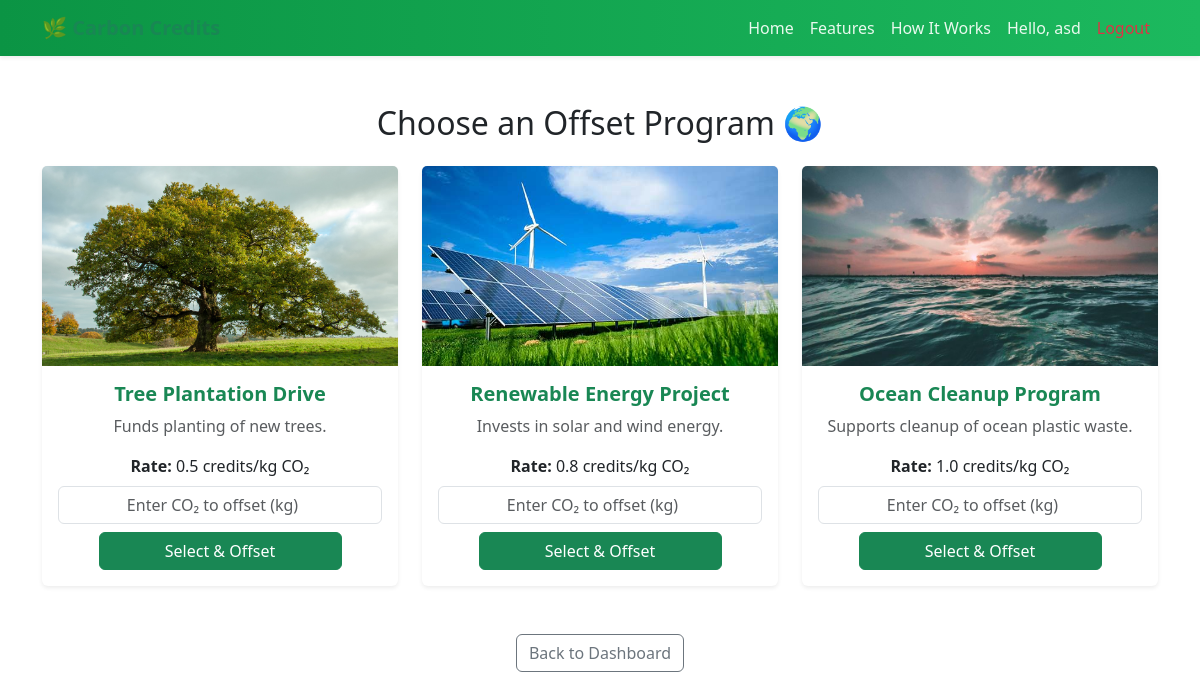
Screenshot of /offset (signed in) with the database file from the repository.
### models.py (models this page shows)
class User(db.Model, UserMixin):
    id = db.Column(db.Integer, primary_key=True)
    username = db.Column(db.String(80), unique=True, nullable=False)
    password = db.Column(db.String(200), nullable=False)
    credits = db.Column(db.Float, default=1000.0)
    wallet_balance = db.Column(db.Float, default=5000.0)

class OffsetProgram(db.Model):
    id = db.Column(db.Integer, primary_key=True)
    name = db.Column(db.String(100), nullable=False)
    description = db.Column(db.Text, nullable=False)
    rate_per_kg = db.Column(db.Float, nullable=False)  # credits required per kg CO2
    created_at = db.Column(db.DateTime, default=datetime.utcnow)
    image = db.Column(db.String(200), nullable=True)

### app.py (the view, shortened to what this page needs)
@app.route('/offset', methods=['GET', 'POST'])
@login_required
def offset():
    message = None
    user = User.query.get(current_user.id)
    programs = OffsetProgram.query.all()
    return render_template('offset.html', programs=programs, message=message, user=user)

### app.py (called while the page is built)
@login_manager.user_loader
def load_user(user_id):
    return User.query.get(int(user_id))

### templates/offset.html (shortened to what this page needs)
{% extends 'base.html' %}
{% block content %}
<div class="container mt-5">
  <h2 class="text-center mb-4">Choose an Offset Program 🌍</h2>
  <div class="row">
  {% for program in programs %}
  <div class="col-md-4 mb-4">
    <div class="card shadow-sm border-0 h-100">
      {% if program.image %}
      <img src="{{ url_for('static', filename='images/' + program.image) }}"
           class="card-img-top" alt="{{ program.name }}"
           style="height: 200px; object-fit: cover;">
      {% endif %}
      <div class="card-body text-center">
        <h5 class="card-title fw-bold text-success">{{ program.name }}</h5>
        <p class="card-text text-muted">{{ program.description }}</p>
        <p class="mb-2"><strong>Rate:</strong> {{ program.rate_per_kg }} credits/kg CO₂</p>
        <form action="{{ url_for('offset') }}" method="POST" class="d-flex flex-column align-items-center">
          <input type="number" step="0.1" name="co2_amount"
                 placeholder="Enter CO₂ to offset (kg)"
                 class="form-control mb-2 text-center" required>
          <button type="submit" class="btn btn-success w-75">Select & Offset</button>
        </form>
      </div>
    </div>
  </div>
  {% endfor %}
</div>
  <div class="text-center mt-4">
    <a href="{{ url_for('dashboard') }}" class="btn btn-outline-secondary">Back to Dashboard</a>
  </div>
</div>
{% endblock %}

### templates/base.html (shortened to what this page needs)
<!DOCTYPE html>
<html lang="en">
<head>
    <link rel="stylesheet" href="{{ url_for('static', filename='style.css') }}">
    <link href="https://cdn.jsdelivr.net/npm/bootstrap@5.3.2/dist/css/bootstrap.min.css" rel="stylesheet">
    <link rel="stylesheet" href="https://use.fontawesome.com/releases/v5.11.2/css/all.css">
</head>
<body>
    <nav class="navbar navbar-expand-lg navbar-light bg-light sticky-top shadow-sm">
        <div class="container">
            <a class="navbar-brand fw-bold text-success" href="{{ url_for('home') }}">🌿 Carbon Credits</a>
            <div class="collapse navbar-collapse justify-content-end" id="navbarNav">
                <ul class="navbar-nav">
                    <li class="nav-item"><a class="nav-link" href="{{ url_for('home') }}">Home</a></li>
                    <li class="nav-item"><a class="nav-link" href="#features">Features</a></li>
                    <li class="nav-item"><a class="nav-link" href="#how">How It Works</a></li>
                    {% if current_user.is_authenticated %}
                        <li class="nav-item"><a class="nav-link">Hello, {{ current_user.username }}</a></li>
                        <li class="nav-item"><a class="nav-link text-danger" href="{{ url_for('logout') }}">Logout</a></li>
                    {% else %}
                        <li class="nav-item"><a class="nav-link" data-bs-toggle="modal" data-bs-target="#loginModal">Login</a></li>
                        <li class="nav-item"><a class="nav-link" data-bs-toggle="modal" data-bs-target="#signupModal">Sign Up</a></li>
                    {% endif %}
                </ul>
            </div>
        </div>
    </nav>
    {% block content %}{% endblock %}
</body>
</html>

### static/style.css (style rules this page uses)
body { font-family: "Poppins", sans-serif; background-color: #f8f9fa; color: #333; margin: 0; padding: 0; }
.navbar { background: linear-gradient(90deg, #0b9444, #1cb95e); padding: 0.8rem 1.5rem; }
.navbar-brand { font-weight: 700; font-size: 1.5rem; color: #fff !important; }
.nav-link { color: #e9f9ee !important; font-weight: 500; transition: color 0.3s ease; }
.card { border-radius: 15px; transition: transform 0.2s ease, box-shadow 0.2s ease; }

### rows the page displays
User: username "asd"
OffsetProgram: image (picture), name "Tree Plantation Drive", description "Funds planting of new trees.", rate_per_kg "0.5"
OffsetProgram: image (picture), name "Renewable Energy Project", description "Invests in solar and wind energy.", rate_per_kg "0.8"
OffsetProgram: image (picture), name "Ocean Cleanup Program", description "Supports cleanup of ocean plastic waste.", rate_per_kg "1.0"
